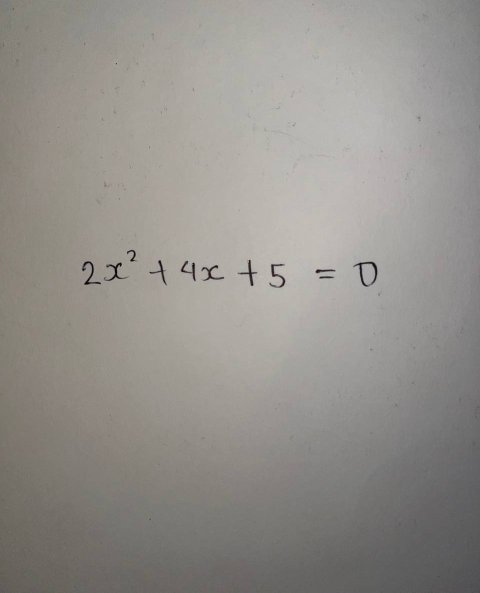
#> input picture images/5.jpg, 960 x 1185 px (shown at 1/2 size)
$ python hello.py
#> lines starting #> are read from the running program, lines starting #| are printed output that depends on the picture; after the words box and inside, x2 and y2 are one past the last pixel; in counts of white or black regions, pixels touching at a corner belong together
import cv2
import numpy as np
import os

image_name = 'images/5.jpg'

# Load the image
real_image = cv2.imread(image_name)
#> real_image is the input picture: shape (1185, 960, 3); mean B, G, R 139.9, 144.9, 148
real_image = cv2.resize(real_image, (500, 500))
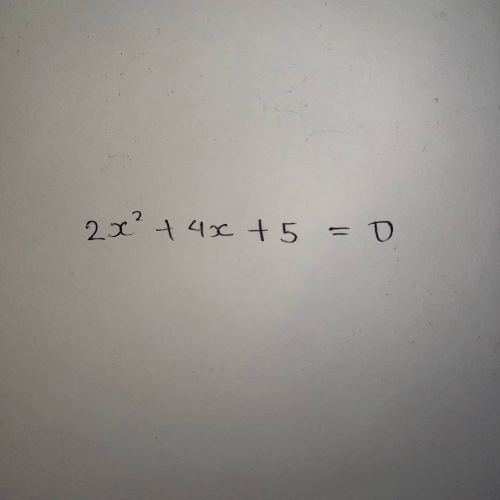
#> real_image: shape (500, 500, 3); mean B, G, R 139.8, 144.8, 147.9
image = cv2.imread(image_name, 0)  # Load the image in grayscale
#> image: shape (1185, 960); min 0, max 249, mean 145.2
image1 = cv2.resize(image, (500, 500))

_, binary_image = cv2.threshold(image1, 128, 255, cv2.THRESH_BINARY)
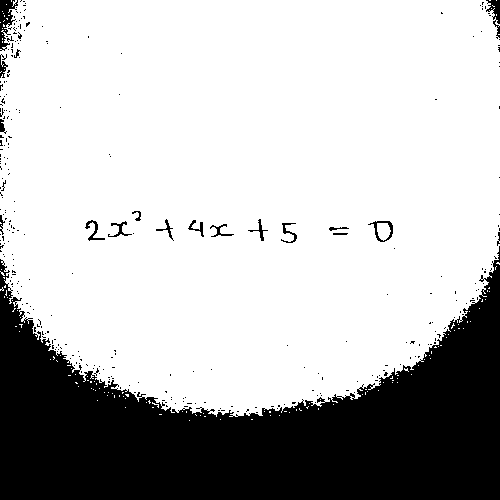
#> binary_image: shape (500, 500); 73.8% white; 315 black regions (296 under 20 px), largest, box (x1, y1, x2, y2) and area: (0, 246, 500, 500) 63057, (0, 0, 18, 51) 443, (486, 0, 500, 39) 226

# Apply Gaussian blur to reduce noise
image = cv2.GaussianBlur(image1, (5, 5), 0)
#> image: shape (500, 500)

# Use adaptive thresholding to handle varying lighting conditions
binary_image = cv2.adaptiveThreshold(image, 255, cv2.ADAPTIVE_THRESH_GAUSSIAN_C, cv2.THRESH_BINARY, 11, 2)
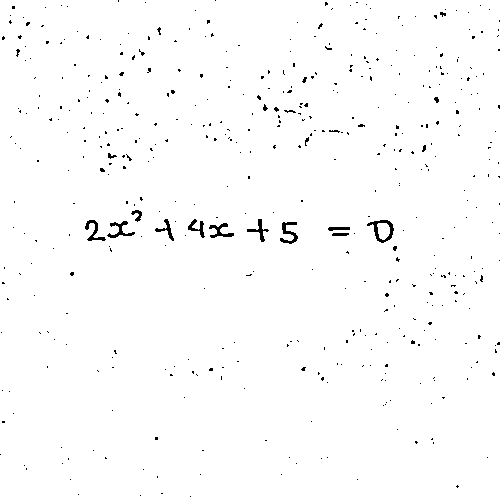
#> binary_image: shape (500, 500); 98.7% white; black in thin lines or dots

# Invert the binary image (make digits/symbols black on white)
inverted_image = cv2.bitwise_not(binary_image)
#> inverted_image: shape (500, 500); 1.3% white in thin lines or dots

# Find contours in the inverted image
contours, _ = cv2.findContours(inverted_image, cv2.RETR_EXTERNAL, cv2.CHAIN_APPROX_SIMPLE)
#> contours = 473 contours, 462 with area under 20; largest, box (x1, y1, x2, y2) and area: (367, 220, 394, 243) 346, (280, 222, 298, 244) 118, (107, 221, 135, 238) 110, (209, 223, 234, 238) 105, (85, 220, 106, 241) 102

# Create a copy of the original image for drawing bounding rectangles
image_with_rectangles = image.copy()

# Define a minimum contour area threshold to filter out small contours (adjust as needed)
min_contour_area = 30# Adjust this threshold
max_contour_area = 500

rectangle = []


# Loop through the contours and draw bounding rectangles
for contour in contours:
    if cv2.contourArea(contour) > min_contour_area and cv2.contourArea(contour) < max_contour_area:
        x, y, w, h = cv2.boundingRect(contour)
        rectangle.append((x-1, y-4, w+2, h+8))
        cv2.rectangle(image_with_rectangles, (x, y), (x + w, y + h), (0, 255, 0), 2)
#> this loop made 473 passes
#> (x, y, w, h) on passes 173, 175, 177, 179, 180, 181, 182, 183, 184, 192: (328, 227, 22, 4), (209, 223, 25, 15), (280, 222, 18, 22), (107, 221, 28, 17), (367, 220, 27, 23), (85, 220, 21, 21), (247, 219, 22, 23), (188, 219, 17, 19), (155, 219, 19, 22), (131, 210, 11, 12)
#> contour on passes 1 to 6: [[190, 496]], [[140, 495]], [[78, 494]], [[161, 493], [162, 493]], [[457, 485], [456, 486], [457, 487], [458, 486]], [[357, 479]]
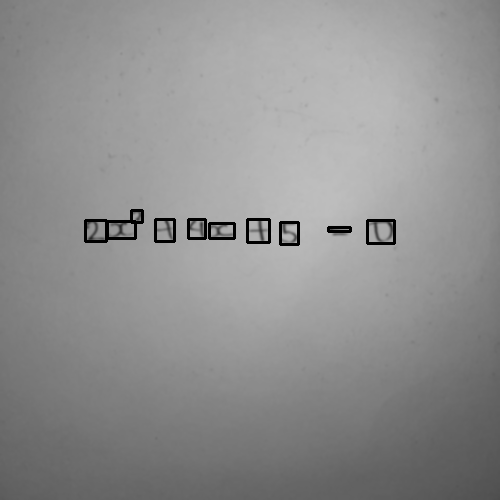
#> image_with_rectangles: shape (500, 500); min 0, max 190, mean 143.8
#> after the loop, rectangle = [(327, 223, 24, 12), (208, 219, 27, 23), (279, 218, 20, 30), (106, 217, 30, 25), (366, 216, 29, 31), (84, 216, 23, 29), (246, 215, 24, 31), (187, 215, 19, 27), (154, 215, 21, 30), (130, 206, 13, 20)]

y_total = 0

for (x,y,w,h) in rectangle:
    y_total += y
#> this loop made 10 passes
#> (x, y, w, h, y_total) on passes 1 to 10: (327, 223, 24, 12, 223), (208, 219, 27, 23, 442), (279, 218, 20, 30, 660), (106, 217, 30, 25, 877), (366, 216, 29, 31, 1093), (84, 216, 23, 29, 1309), (246, 215, 24, 31, 1524), (187, 215, 19, 27, 1739), (154, 215, 21, 30, 1954), (130, 206, 13, 20, 2160)
#> after the loop, y_total = 2160
y_avg = y_total/len(rectangle)
#> y_avg = 216


for (x,y,w,h) in rectangle:
    if abs(y-y_avg) > 100:
        rectangle.remove((x,y,w,h))
#> this loop made 10 passes


# Extract bounding rectangles from contours
# sort the rectangle on basis of x
bounding_rectangles = sorted(rectangle, key=lambda x: x[0])
#> bounding_rectangles = [(84, 216, 23, 29), (106, 217, 30, 25), (130, 206, 13, 20), (154, 215, 21, 30), (187, 215, 19, 27), (208, 219, 27, 23), (246, 215, 24, 31), (279, 218, 20, 30), (327, 223, 24, 12), (366, 216, 29, 31)]
print(bounding_rectangles)
#| [(84, 216, 23, 29), (106, 217, 30, 25), (130, 206, 13, 20), (154, 215, 21, 30), (187, 215, 19, 27), (208, 219, 27, 23), (246, 215, 24, 31), (279, 218, 20, 30), (327, 223, 24, 12), (366, 216, 29, 31)]

# delete all the photos in crop_images folder
path = 'crop_images'
#> (the run stopped early here; a loop or call above may not have finished)

$ run again, with images/1.jpg copied over images/5.jpg
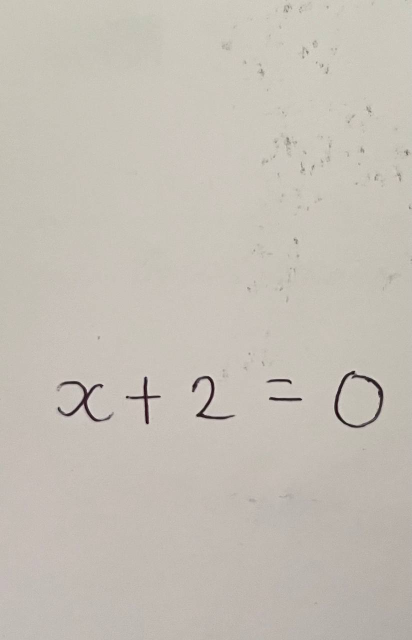
#> input picture images/1.jpg, 823 x 1280 px (shown at 1/2 size)
#> real_image is the input picture: shape (1280, 823, 3); mean B, G, R 181.8, 191, 196.7
#> real_image: shape (500, 500, 3)
#> `binary_image = cv2.adaptiveThreshold(image, 255, cv2.ADAPTIVE_THRESH_G..`:
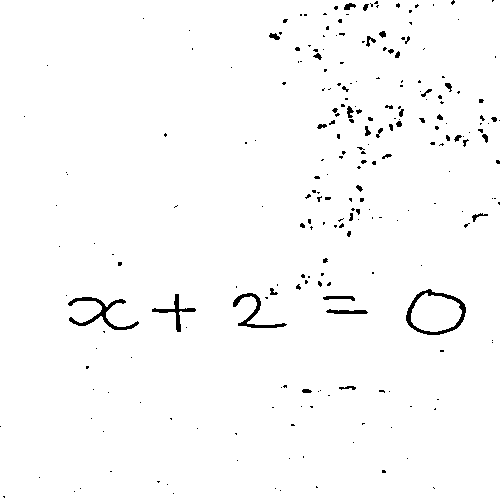
#> binary_image: shape (500, 500); 98.3% white; 242 black regions (204 under 20 px), largest, box (x1, y1, x2, y2) and area: (406, 289, 466, 335) 575, (68, 297, 139, 330) 536, (233, 293, 287, 328) 383
#> inverted_image: shape (500, 500); 1.7% white; 242 white regions (204 under 20 px)
#> contours = 242 contours, 220 with area under 20; largest, box (x1, y1, x2, y2) and area: (406, 289, 466, 335) 1977, (68, 297, 139, 330) 402, (233, 293, 287, 328) 282, (152, 294, 196, 332) 218, (326, 309, 368, 314) 108
#> the loop `for contour in contours:` made 242 passes
#> (x, y, w, h) on passes 54, 56, 57, 59, 60, 169, 213, 217: (326, 309, 42, 5), (68, 297, 71, 33), (323, 296, 32, 5), (152, 294, 44, 38), (233, 293, 54, 35), (347, 106, 7, 12), (366, 36, 10, 11), (269, 33, 11, 7)
#> after the loop `for contour in contours:`:
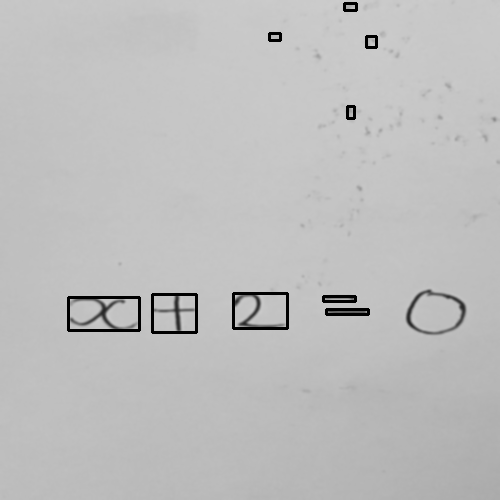
#> image_with_rectangles: shape (500, 500); min 0, max 205, mean 189.6
#> after the loop `for contour in contours:`: rectangle = [(325, 305, 44, 13), (67, 293, 73, 41), (322, 292, 34, 13), (151, 290, 46, 46), (232, 289, 56, 43), (346, 102, 9, 20), (365, 32, 12, 19), (268, 29, 13, 15), (343, -1, 14, 15)]
#> the loop `for (x,y,w,h) in rectangle:` made 9 passes
#> (x, y, w, h, y_total) on passes 1 to 8: (325, 305, 44, 13, 305), (67, 293, 73, 41, 598), (322, 292, 34, 13, 890), (151, 290, 46, 46, 1180), (232, 289, 56, 43, 1469), (346, 102, 9, 20, 1571), (365, 32, 12, 19, 1603), (268, 29, 13, 15, 1632)
#> after the loop `for (x,y,w,h) in rectangle:`: y_total = 1631
#> y_avg = 181.2
#> the loop `for (x,y,w,h) in rectangle:` made 5 passes
#> after the loop `for (x,y,w,h) in rectangle:`: rectangle = [(67, 293, 73, 41), (151, 290, 46, 46), (346, 102, 9, 20), (268, 29, 13, 15)]
#> bounding_rectangles = [(67, 293, 73, 41), (151, 290, 46, 46), (268, 29, 13, 15), (346, 102, 9, 20)]
#| [(67, 293, 73, 41), (151, 290, 46, 46), (268, 29, 13, 15), (346, 102, 9, 20)]

$ run again, with images/2.jpg copied over images/5.jpg
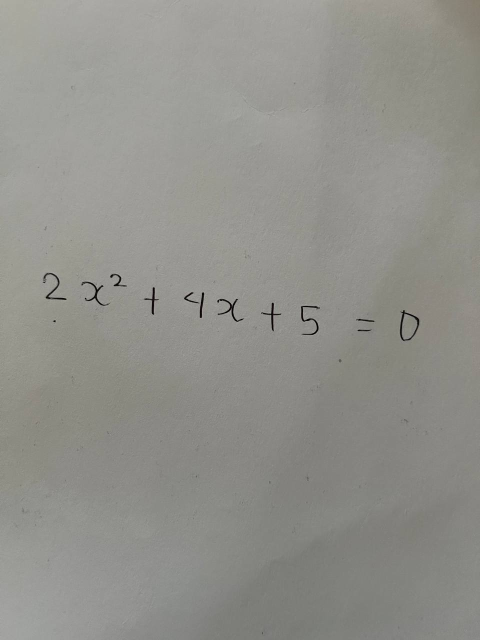
#> input picture images/2.jpg, 960 x 1280 px (shown at 1/2 size)
#> real_image is the input picture: shape (1280, 960, 3); mean B, G, R 139.4, 144.8, 145.1
#> real_image: shape (500, 500, 3)
#> `binary_image = cv2.adaptiveThreshold(image, 255, cv2.ADAPTIVE_THRESH_G..`:
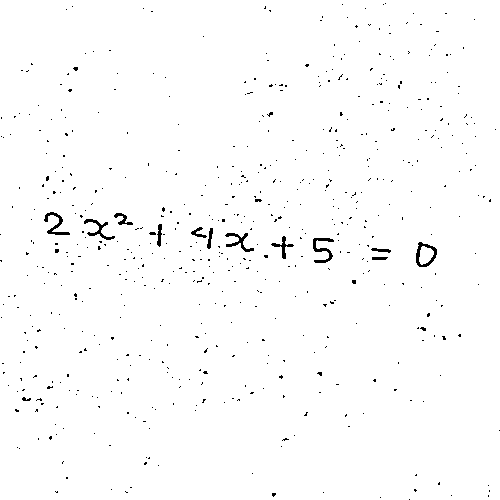
#> binary_image: shape (500, 500); 98.8% white; black in thin lines or dots
#> inverted_image: shape (500, 500); 1.2% white in thin lines or dots
#> contours = 590 contours, 578 with area under 20; largest, box (x1, y1, x2, y2) and area: (416, 242, 437, 267) 361, (313, 238, 334, 263) 140, (44, 212, 70, 235) 126, (225, 233, 254, 252) 120, (84, 219, 115, 240) 120
#> the loop `for contour in contours:` made 590 passes
#> (x, y, w, h) on passes 264, 278, 285, 289, 295, 300, 304, 309: (371, 248, 20, 5), (416, 242, 21, 25), (313, 238, 21, 25), (271, 236, 23, 23), (225, 233, 29, 19), (207, 228, 6, 21), (191, 227, 16, 11), (157, 224, 5, 23)
#> after the loop `for contour in contours:`:
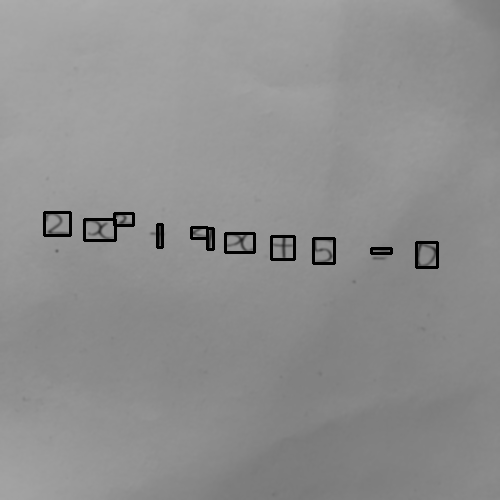
#> image_with_rectangles: shape (500, 500); min 0, max 171, mean 142.9
#> after the loop `for contour in contours:`: rectangle = [(370, 244, 22, 13), (415, 238, 23, 33), (312, 234, 23, 33), (270, 232, 25, 31), (224, 229, 31, 27), (206, 224, 8, 29), (190, 223, 18, 19), (156, 220, 7, 31), (83, 215, 33, 29), (113, 209, 21, 20), (43, 208, 28, 31)]
#> the loop `for (x,y,w,h) in rectangle:` made 11 passes
#> (x, y, w, h, y_total) on passes 1 to 8: (370, 244, 22, 13, 244), (415, 238, 23, 33, 482), (312, 234, 23, 33, 716), (270, 232, 25, 31, 948), (224, 229, 31, 27, 1177), (206, 224, 8, 29, 1401), (190, 223, 18, 19, 1624), (156, 220, 7, 31, 1844)
#> after the loop `for (x,y,w,h) in rectangle:`: y_total = 2476
#> y_avg = 225.1
#> the loop `for (x,y,w,h) in rectangle:` made 11 passes
#> bounding_rectangles = [(43, 208, 28, 31), (83, 215, 33, 29), (113, 209, 21, 20), (156, 220, 7, 31), (190, 223, 18, 19), (206, 224, 8, 29), (224, 229, 31, 27), (270, 232, 25, 31), (312, 234, 23, 33), (370, 244, 22, 13), (415, 238, 23, 33)]
#| [(43, 208, 28, 31), (83, 215, 33, 29), (113, 209, 21, 20), (156, 220, 7, 31), (190, 223, 18, 19), (206, 224, 8, 29), (224, 229, 31, 27), (270, 232, 25, 31), (312, 234, 23, 33), (370, 244, 22, 13), (415, 238, 23, 33)]
